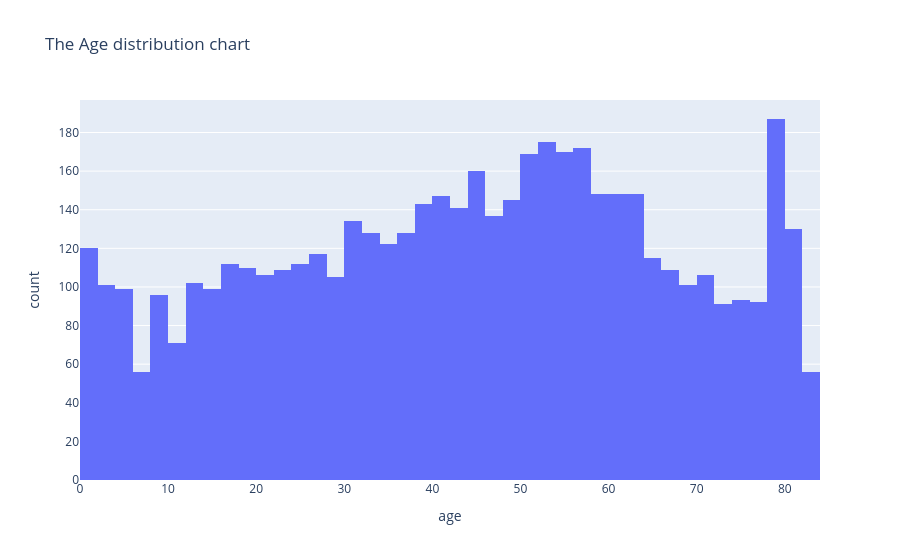
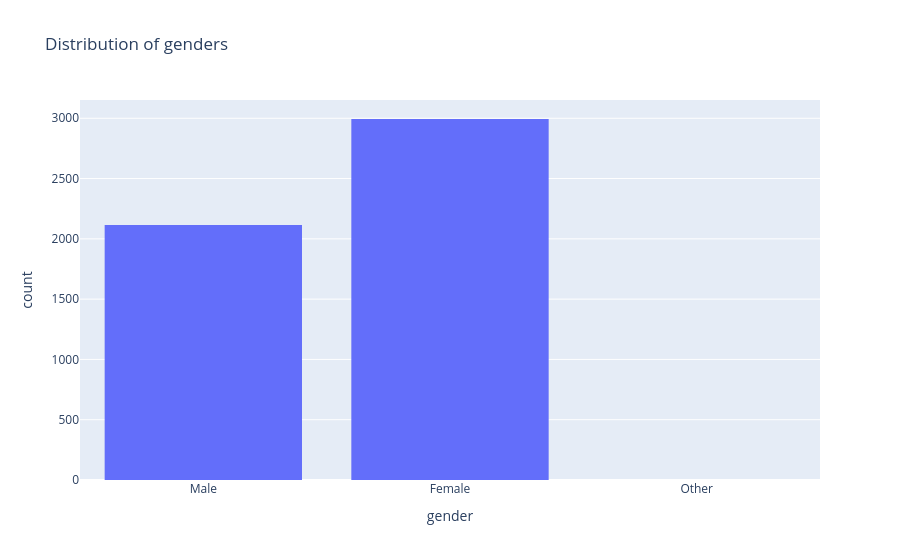
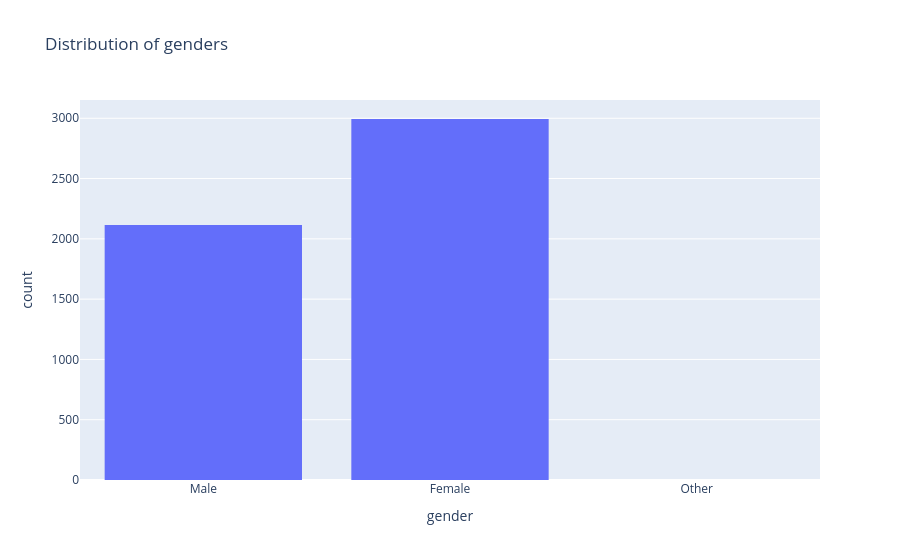
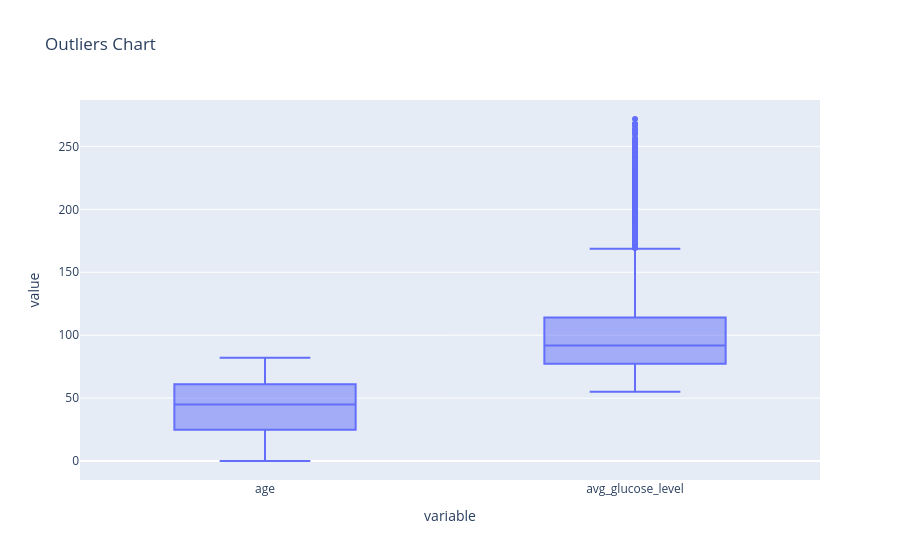

Here is the notebook cell these charts were saved with, in order:
### Code cell
#Inspecting the data 
# step 1 : Structural info:
print("The Structural Info :  ")
print(data.info())
print("The Arthematic summary : ")
display(data.describe())
print("-"*60)
# Step 2 : Missing data 
print("Inspecting the missing values in data : ")
print(data.isnull().sum())
# step 3 Inspeccting the distribution 
print("_"*60)
fig=px.histogram(
    data,
    x="age",
    title="The Age distribution chart"
)
fig.show()
fig=px.histogram(
    data,
    x="avg_glucose_level",
    title="The Glucose Level distribution chart"
)

fig=px.histogram(
    data,
    x="gender",
    title="Distribution of genders"
    
)
fig.show()
print(data["gender"].value_counts())
fig.show()

#step 4 : Detecting Outliers
fig=px.box(
    data,
    y=["age","avg_glucose_level"],
    title="Outliers Chart"
)
fig.show()
#step 5 : Inspecting the coorelation breakpoint
corr=data.corr(numeric_only=True)
fig=px.imshow(
    corr,
    title="The coorelation chart"
)
fig.show()

### Figure 1 — Plotly figure (JSON) as saved in the notebook; plotly's stock layout.template omitted (floating-point values rounded to 4 significant figures; data arrays with more than 128 entries replaced by an {"elided": "..."} marker saying what was removed)
{"data": [{"bingroup": "x", "hovertemplate": "age=%{x}<br>count=%{y}<extra></extra>", "legendgroup": "", "marker": {"color": "#636efa", "pattern": {"shape": ""}}, "name": "", "orientation": "v", "showlegend": false, "type": "histogram", "x": {"elided": "5110 float values"}, "xaxis": "x", "yaxis": "y"}], "layout": {"barmode": "relative", "legend": {"tracegroupgap": 0}, "title": {"text": "The Age distribution chart"}, "xaxis": {"anchor": "y", "domain": [0, 1], "title": {"text": "age"}}, "yaxis": {"anchor": "x", "domain": [0, 1], "title": {"text": "count"}}}}

### Figure 2 — Plotly figure (JSON) as saved in the notebook; plotly's stock layout.template omitted (floating-point values rounded to 4 significant figures; data arrays with more than 128 entries replaced by an {"elided": "..."} marker saying what was removed)
{"data": [{"bingroup": "x", "hovertemplate": "gender=%{x}<br>count=%{y}<extra></extra>", "legendgroup": "", "marker": {"color": "#636efa", "pattern": {"shape": ""}}, "name": "", "orientation": "v", "showlegend": false, "type": "histogram", "x": {"elided": "5110 str values"}, "xaxis": "x", "yaxis": "y"}], "layout": {"barmode": "relative", "legend": {"tracegroupgap": 0}, "title": {"text": "Distribution of genders"}, "xaxis": {"anchor": "y", "domain": [0, 1], "title": {"text": "gender"}}, "yaxis": {"anchor": "x", "domain": [0, 1], "title": {"text": "count"}}}}

### Figure 3 — Plotly figure (JSON) as saved in the notebook; plotly's stock layout.template omitted (floating-point values rounded to 4 significant figures; data arrays with more than 128 entries replaced by an {"elided": "..."} marker saying what was removed)
{"data": [{"bingroup": "x", "hovertemplate": "gender=%{x}<br>count=%{y}<extra></extra>", "legendgroup": "", "marker": {"color": "#636efa", "pattern": {"shape": ""}}, "name": "", "orientation": "v", "showlegend": false, "type": "histogram", "x": {"elided": "5110 str values"}, "xaxis": "x", "yaxis": "y"}], "layout": {"barmode": "relative", "legend": {"tracegroupgap": 0}, "title": {"text": "Distribution of genders"}, "xaxis": {"anchor": "y", "domain": [0, 1], "title": {"text": "gender"}}, "yaxis": {"anchor": "x", "domain": [0, 1], "title": {"text": "count"}}}}

### Figure 4 — Plotly figure (JSON) as saved in the notebook; plotly's stock layout.template omitted (floating-point values rounded to 4 significant figures; data arrays with more than 128 entries replaced by an {"elided": "..."} marker saying what was removed)
{"data": [{"alignmentgroup": "True", "hovertemplate": "variable=%{x}<br>value=%{y}<extra></extra>", "legendgroup": "", "marker": {"color": "#636efa"}, "name": "", "notched": false, "offsetgroup": "", "orientation": "v", "showlegend": false, "type": "box", "x": {"elided": "10220 str values"}, "x0": " ", "xaxis": "x", "y": {"elided": "10220 float values"}, "y0": " ", "yaxis": "y"}], "layout": {"boxmode": "group", "legend": {"tracegroupgap": 0}, "title": {"text": "Outliers Chart"}, "xaxis": {"anchor": "y", "domain": [0, 1], "title": {"text": "variable"}}, "yaxis": {"anchor": "x", "domain": [0, 1], "title": {"text": "value"}}}}
